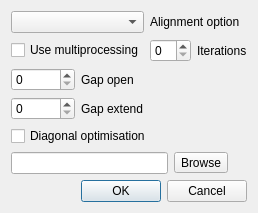
<?xml version="1.0" encoding="UTF-8"?>
<ui version="4.0">
 <class>Dialog</class>
 <widget class="QDialog" name="Dialog">
  <property name="geometry">
   <rect>
    <x>0</x>
    <y>0</y>
    <width>236</width>
    <height>197</height>
   </rect>
  </property>
  <property name="windowTitle">
   <string>Dialog</string>
  </property>
  <layout class="QGridLayout" name="gridLayout">
   <item row="0" column="0" colspan="2">
    <widget class="QComboBox" name="comboBox"/>
   </item>
   <item row="0" column="2" colspan="3">
    <widget class="QLabel" name="label">
     <property name="text">
      <string>Alignment option</string>
     </property>
    </widget>
   </item>
   <item row="1" column="0" colspan="2">
    <widget class="QCheckBox" name="checkBox">
     <property name="text">
      <string>Use multiprocessing</string>
     </property>
    </widget>
   </item>
   <item row="1" column="2" colspan="2">
    <widget class="QSpinBox" name="spinBox_3"/>
   </item>
   <item row="1" column="4">
    <widget class="QLabel" name="label_4">
     <property name="text">
      <string>Iterations</string>
     </property>
    </widget>
   </item>
   <item row="2" column="0">
    <widget class="QSpinBox" name="spinBox"/>
   </item>
   <item row="2" column="1">
    <widget class="QLabel" name="label_2">
     <property name="text">
      <string>Gap open</string>
     </property>
    </widget>
   </item>
   <item row="3" column="0">
    <widget class="QSpinBox" name="spinBox_2"/>
   </item>
   <item row="3" column="1" colspan="2">
    <widget class="QLabel" name="label_3">
     <property name="text">
      <string>Gap extend</string>
     </property>
    </widget>
   </item>
   <item row="4" column="0" colspan="3">
    <widget class="QCheckBox" name="checkBox_2">
     <property name="text">
      <string>Diagonal optimisation</string>
     </property>
    </widget>
   </item>
   <item row="5" column="0" colspan="3">
    <widget class="QLineEdit" name="lineEdit"/>
   </item>
   <item row="5" column="3" colspan="2">
    <widget class="QToolButton" name="toolButton">
     <property name="text">
      <string>Browse</string>
     </property>
    </widget>
   </item>
   <item row="6" column="0" colspan="5">
    <widget class="QDialogButtonBox" name="buttonBox">
     <property name="orientation">
      <enum>Qt::Horizontal</enum>
     </property>
     <property name="standardButtons">
      <set>QDialogButtonBox::Cancel|QDialogButtonBox::Ok</set>
     </property>
    </widget>
   </item>
  </layout>
 </widget>
 <resources/>
 <connections>
  <connection>
   <sender>buttonBox</sender>
   <signal>accepted()</signal>
   <receiver>Dialog</receiver>
   <slot>accept()</slot>
   <hints>
    <hint type="sourcelabel">
     <x>248</x>
     <y>254</y>
    </hint>
    <hint type="destinationlabel">
     <x>157</x>
     <y>274</y>
    </hint>
   </hints>
  </connection>
  <connection>
   <sender>buttonBox</sender>
   <signal>rejected()</signal>
   <receiver>Dialog</receiver>
   <slot>reject()</slot>
   <hints>
    <hint type="sourcelabel">
     <x>316</x>
     <y>260</y>
    </hint>
    <hint type="destinationlabel">
     <x>286</x>
     <y>274</y>
    </hint>
   </hints>
  </connection>
 </connections>
</ui>
